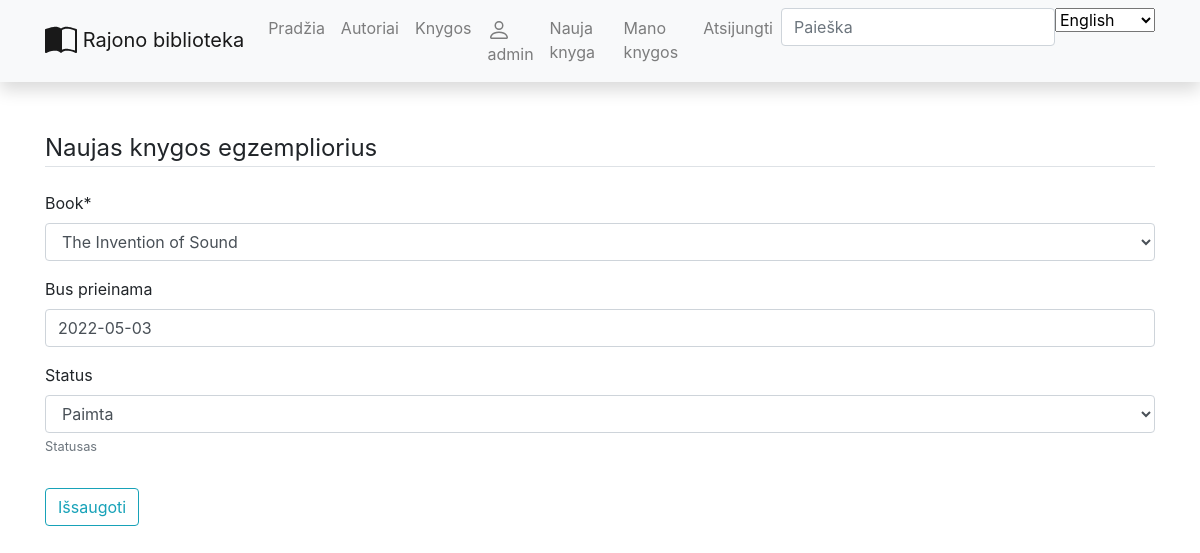
The app's page /library/user_books/2/update (signed in) with its own data.
### library/models.py (models this page shows, shortened)
class BookInstance(models.Model):
    uuid = models.UUIDField(default=uuid.uuid4, help_text='Unikalus ID knygos kopijai')
    book = models.ForeignKey('Book', on_delete=models.SET_NULL, null=True)
    due_back = models.DateField('Bus prieinama', null=True, blank=True)
    reader = models.ForeignKey(User, on_delete=models.SET_NULL, null=True, blank=True)
    LOAN_STATUS = (
        ('a', 'Administruojama'),
        ('p', 'Paimta'),
        ('g', 'Galima paimti'),
        ('r', 'Rezervuota'),
    )
    status = models.CharField(
        max_length=1,
        choices=LOAN_STATUS,
        blank=True,
        default='a',
        help_text='Statusas',
    )
    class Meta:
        ordering = ['due_back']

### library/views.py (the view, shortened to what this page needs)
# urls.py: path('user_books/<int:pk>/update', views.UserBookUpdateView.as_view(), name='user_book_update'),
class UserBookUpdateView(LoginRequiredMixin, generic.UpdateView, UserPassesTestMixin):
    model = BookInstance
    fields = ['book', 'due_back', 'status']
    success_url = "/library/user_books/"
    template_name = 'user_book_form.html'

### library/models.py (called while the page is built)
    def __str__(self):
        return self.title

### library/templates/user_book_form.html (shortened to what this page needs)
{% extends "base.html" %}
{% load crispy_forms_tags %}
{% block content %}
    <div class="content-section">
    <form method="POST">
        <fieldset class="form-group">
            <legend class="border-bottom mb-4">Naujas knygos egzempliorius</legend>
            {{ form|crispy }}
        </fieldset>
        <div class="form-group">
            <button class="btn btn-outline-info" type="submit">Išsaugoti</button>
        </div>
    </form>
    </div>
{% endblock content %}

### library/templates/base.html (shortened to what this page needs)
<!DOCTYPE html>
<html lang="en">
<head>
  <link rel="stylesheet" href="https://stackpath.bootstrapcdn.com/bootstrap/4.1.3/css/bootstrap.min.css">
  <link rel="stylesheet" href="https://cdnjs.cloudflare.com/ajax/libs/font-awesome/4.7.0/css/font-awesome.min.css">
  {% load static %}
  <link rel="stylesheet" href="{% static 'css/styles.css' %}">
</head>
<body>
{% load i18n %}
<nav class="navbar navbar-expand-lg navbar-light bg-light static-top mb-5 shadow">
  <div class="container">
    <a class="navbar-brand" href="#">
    Rajono biblioteka</a>
    <div class="collapse navbar-collapse" id="navbarResponsive">
      <ul class="navbar-nav ml-auto">
        <li class="nav-item">
          <a class="nav-link" href="{% url 'index' %}">Pradžia</a>
        </li>
        <li class="nav-item">
          <a class="nav-link" href="{% url 'authors' %}">Autoriai</a>
        </li>
        <li class="nav-item">
          <a class="nav-link" href="{% url 'books' %}">Knygos</a>
        </li>
        {% if user.is_authenticated %}
        <li class="nav-item"><a class="nav-link" href="{% url 'profile' %}">
        {{ user.get_username }}</a></li>
        <li class="nav-item"><a class="nav-link" href="{% url 'user_book_new'%}">Nauja knyga</a></li>
        <li class="nav-item"><a class="nav-link" href="{% url 'user_books'%}">Mano knygos</a></li>
        <li class="nav-item"><a class="nav-link" href="{% url 'logout'%}">Atsijungti</a></li>
      {% else %}
        <li class="nav-item"><a class="nav-link" href="{% url 'login'%}?next={{request.path}}">Prisijungti</a></li>
        <li class="nav-item"><a class="nav-link" href="{% url 'register'%}">Registruotis</a></li>
      {% endif %}
        <li>
            <form action="{% url 'search' %}" method="get" class="form-inline my-2 my-md-0">
            <input name="query" class="form-control" type="text" placeholder="Paieška">
            </form>
        </li>
      {% load i18n %}
      <form action="{% url 'set_language' %}" method="post">
        <select name="language" onchange="this.form.submit()">
          {% get_current_language as LANGUAGE_CODE %}
          {% get_available_languages as LANGUAGES %}
          {% for lang in LANGUAGES %}
          <option value="{{ lang.0 }}" {% if lang.0 == LANGUAGE_CODE %} selected="selected" {% endif %}>
            {{ lang.1 }}
          </option>
          {% endfor %}
        </select>
      </form>
      </ul>
    </div>
  </div>
</nav>
<div class="container">
{% block content %}{% endblock %}
</div>
  </body>
</html>

### records on screen
BookInstance: book "The Invention of Sound", due_back "2022-05-03", status "Paimta"

### other values on screen
{{ user.get_username }} "admin"
form field language "English"
